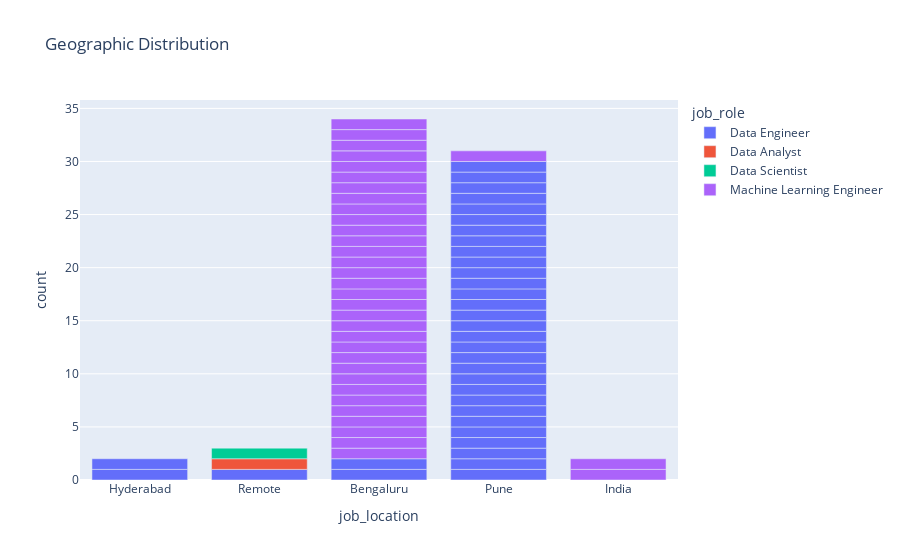

Source (notebook cell):
### Markdown cell above
#### How are the jobs distributed geographically?

### Code cell
px.bar(df1,x='job_location',color='job_role',title='Geographic Distribution')

### Figure 1 — Plotly figure (JSON) as saved in the notebook; plotly's stock layout.template omitted (floating-point values rounded to 4 significant figures)
{"data": [{"alignmentgroup": "True", "hovertemplate": "job_role=Data Engineer<br>job_location=%{x}<br>count=%{y}<extra></extra>", "legendgroup": "Data Engineer", "marker": {"color": "#636efa", "pattern": {"shape": ""}}, "name": "Data Engineer", "offsetgroup": "Data Engineer", "orientation": "v", "showlegend": true, "textposition": "auto", "type": "bar", "x": ["Hyderabad", "Hyderabad", "Remote", "Bengaluru", "Bengaluru", "Pune", "Pune", "Pune", "Pune", "Pune", "Pune", "Pune", "Pune", "Pune", "Pune", "Pune", "Pune", "Pune", "Pune", "Pune", "Pune", "Pune", "Pune", "Pune", "Pune", "Pune", "Pune", "Pune", "Pune", "Pune", "Pune", "Pune", "Pune", "Pune", "Pune"], "xaxis": "x", "y": [1, 1, 1, 1, 1, 1, 1, 1, 1, 1, 1, 1, 1, 1, 1, 1, 1, 1, 1, 1, 1, 1, 1, 1, 1, 1, 1, 1, 1, 1, 1, 1, 1, 1, 1], "yaxis": "y"}, {"alignmentgroup": "True", "hovertemplate": "job_role=Data Analyst<br>job_location=%{x}<br>count=%{y}<extra></extra>", "legendgroup": "Data Analyst", "marker": {"color": "#EF553B", "pattern": {"shape": ""}}, "name": "Data Analyst", "offsetgroup": "Data Analyst", "orientation": "v", "showlegend": true, "textposition": "auto", "type": "bar", "x": ["Remote"], "xaxis": "x", "y": [1], "yaxis": "y"}, {"alignmentgroup": "True", "hovertemplate": "job_role=Data Scientist<br>job_location=%{x}<br>count=%{y}<extra></extra>", "legendgroup": "Data Scientist", "marker": {"color": "#00cc96", "pattern": {"shape": ""}}, "name": "Data Scientist", "offsetgroup": "Data Scientist", "orientation": "v", "showlegend": true, "textposition": "auto", "type": "bar", "x": ["Remote"], "xaxis": "x", "y": [1], "yaxis": "y"}, {"alignmentgroup": "True", "hovertemplate": "job_role=Machine Learning Engineer<br>job_location=%{x}<br>count=%{y}<extra></extra>", "legendgroup": "Machine Learning Engineer", "marker": {"color": "#ab63fa", "pattern": {"shape": ""}}, "name": "Machine Learning Engineer", "offsetgroup": "Machine Learning Engineer", "orientation": "v", "showlegend": true, "textposition": "auto", "type": "bar", "x": ["Bengaluru", "Pune", "Bengaluru", "Bengaluru", "India", "Bengaluru", "India", "Bengaluru", "Bengaluru", "Bengaluru", "Bengaluru", "Bengaluru", "Bengaluru", "Bengaluru", "Bengaluru", "Bengaluru", "Bengaluru", "Bengaluru", "Bengaluru", "Bengaluru", "Bengaluru", "Bengaluru", "Bengaluru", "Bengaluru", "Bengaluru", "Bengaluru", "Bengaluru", "Bengaluru", "Bengaluru", "Bengaluru", "Bengaluru", "Bengaluru", "Bengaluru", "Bengaluru", "Bengaluru"], "xaxis": "x", "y": [1, 1, 1, 1, 1, 1, 1, 1, 1, 1, 1, 1, 1, 1, 1, 1, 1, 1, 1, 1, 1, 1, 1, 1, 1, 1, 1, 1, 1, 1, 1, 1, 1, 1, 1], "yaxis": "y"}], "layout": {"barmode": "relative", "legend": {"title": {"text": "job_role"}, "tracegroupgap": 0}, "title": {"text": "Geographic Distribution"}, "xaxis": {"anchor": "y", "domain": [0, 1], "title": {"text": "job_location"}}, "yaxis": {"anchor": "x", "domain": [0, 1], "title": {"text": "count"}}}}
